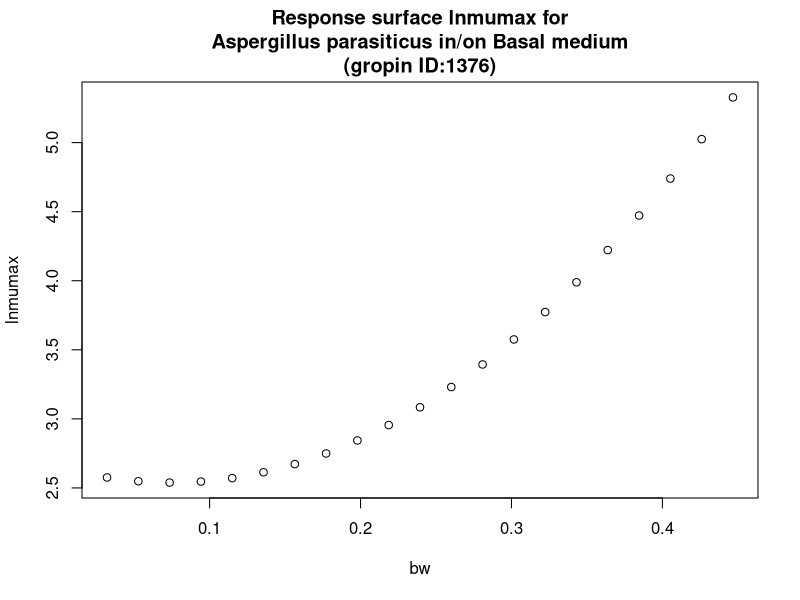

Write R code to recreate this figure.
#############################
# start of Parameter script
#############################
bw <- seq(0.032032,0.446753246753247,length.out=21)
#############################
# end of Parameter script
#############################
############################# 
# start of Model script Gropin ID 1376 
#############################
 
# constant coefficients for this model
 
variables <- data.frame(bw)
argumentsPar <- expand.grid(variables)
 
# heart of the model
response_surface <- function(bw) {
   mumax <-(2.652-3.023*bw+20.17*bw^2)

return(mumax=mumax)
} 

# output parameters
responseSurface <- cbind(argumentsPar,response_surface(argumentsPar['bw']))
colnames(responseSurface) <- c(colnames(argumentsPar),'lnmumax')
#############################
# End of Model script
#############################
############################# 
# start of Visualisation script Gropin ID 1376 
#############################
plot(bw,responseSurface$'lnmumax',xlab='bw',
                          ylab='lnmumax',main='Response surface lnmumax for
Aspergillus parasiticus in/on Basal medium
(gropin ID:1376)')
#############################
# End of Visualisation script
#############################
